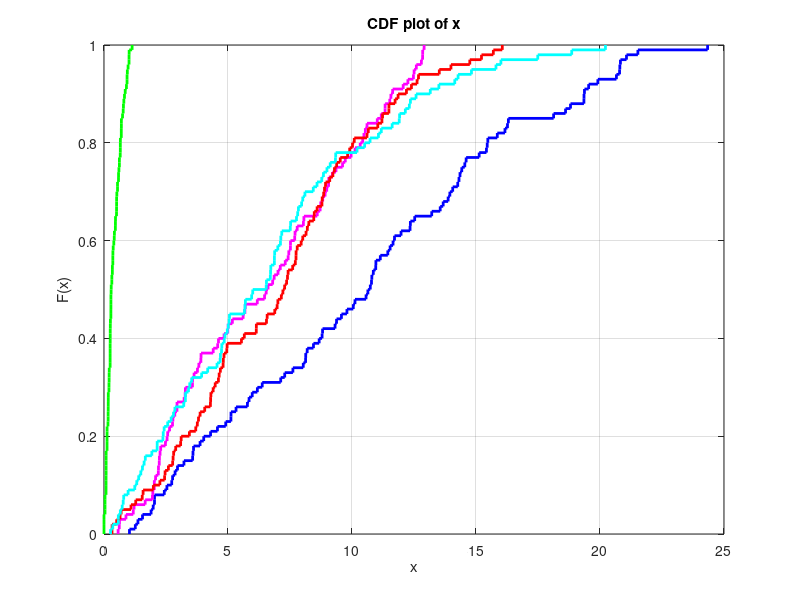

MATLAB code for this plot: (Note: this script raises an error after producing the figure.)
%%%%%%%%%%%%%%%%%%%%%%%%%%%%%%%%%%%%%%%%%%%%%%%%%%%%%%%%%%%%%%%%%%%%%%%%%
% cdf for the linear and nonlinear algorithm - 3D
%%%%%%%%%%%%%%%%%%%%%%%%%%%%%%%%%%%%%%%%%%%%%%%%%%%%%%%%%%%%%%%%%%%%%%%%%

clear all; close all; clc;

load('al1.mat')
al1 = de;

load('al2.mat')
al2 = de;

load('al3.mat')
al3 = de;

load('al4.mat')
al4 = de;

load('al5.mat')
al5 = de;

%load('al6.mat')
%al6 = de;

a = cdfplot(al1); 
set(a, 'LineStyle', '-', 'Color', 'b','LineWidth',2);
hold on; grid on;
b = cdfplot(al2)
set(b, 'LineStyle', '-', 'Color', 'm','LineWidth',2);
c = cdfplot(al3)
set(c, 'LineStyle', '-', 'Color', 'r','LineWidth',2);
d = cdfplot(al4)
set(d, 'LineStyle', '-', 'Color', 'c','LineWidth',2);
e = cdfplot(al5)
set(e, 'LineStyle', '-', 'Color', 'g','LineWidth',2);
%f = cdfplot(al6)
%set(f, 'LineStyle', '-', 'Color', 'k','LineWidth',2);

title('Performance Compare', FontSize=20)
xlabel('Error Distance(m)', FontSize=20)
ylabel('CDF', FontSize=20)

legend("Consecutive", "All Points", "FML", "Convex Hull", "Closest", FontSize=20);
